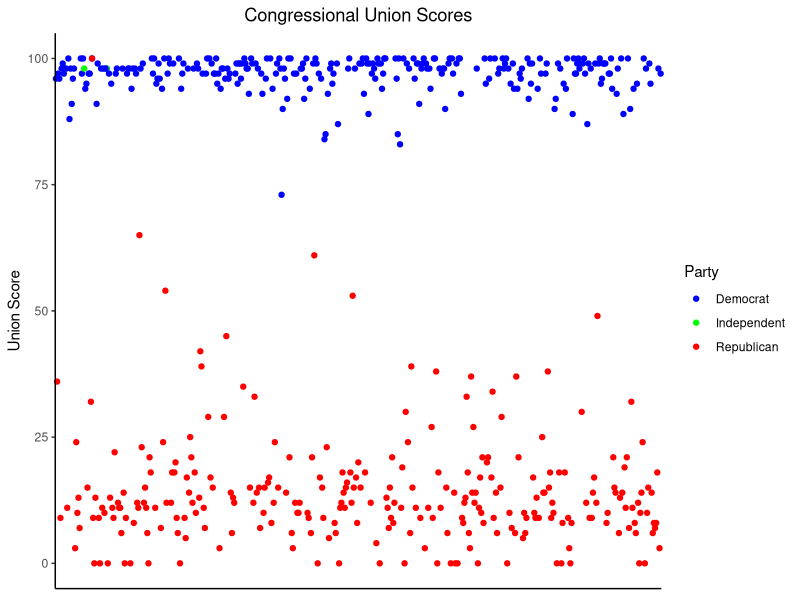
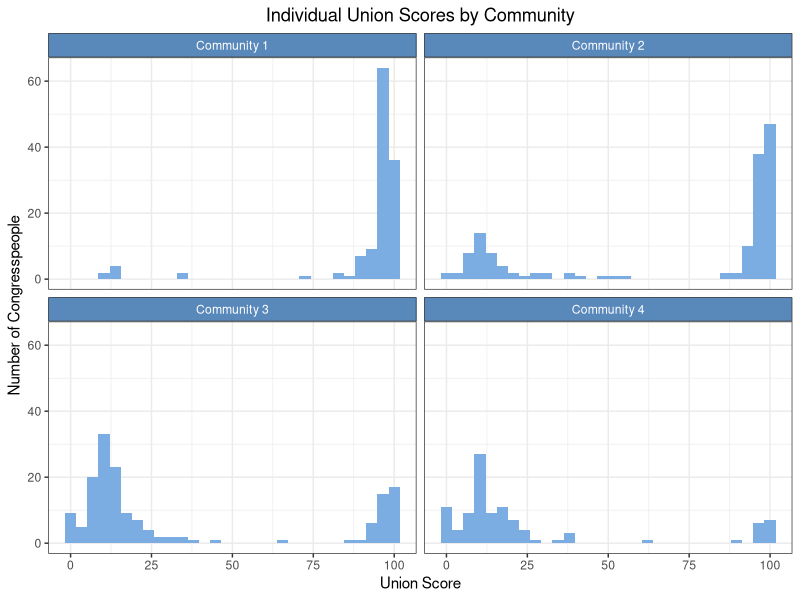
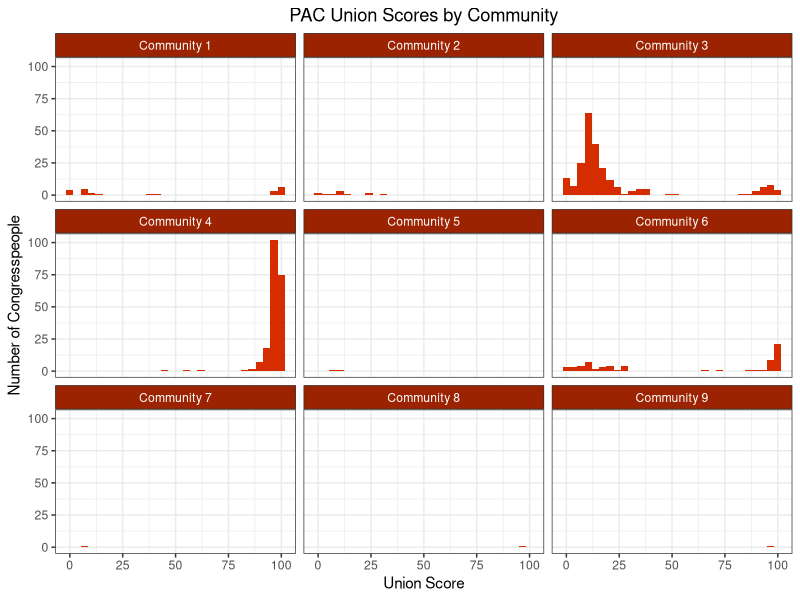
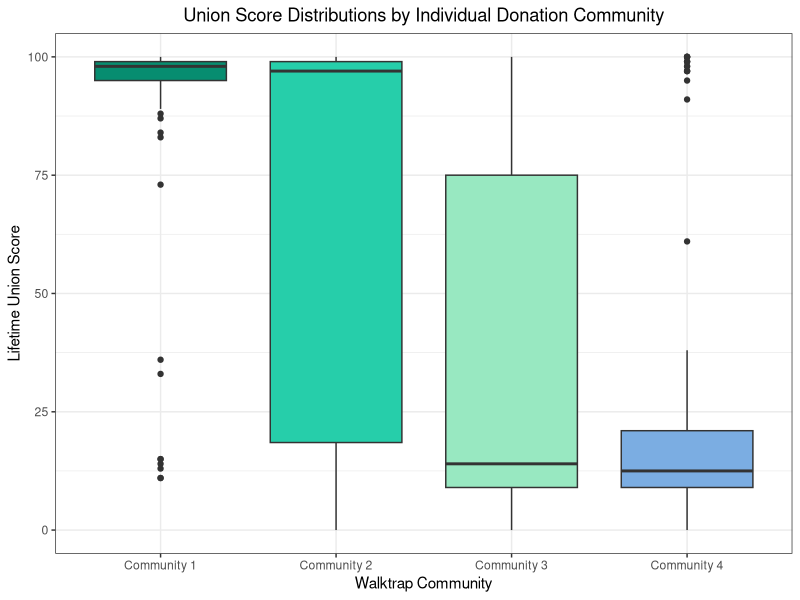
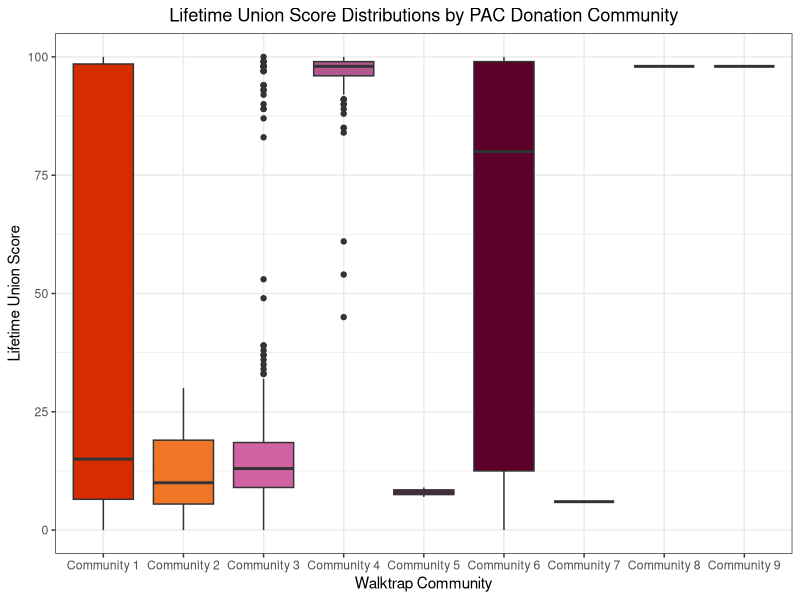
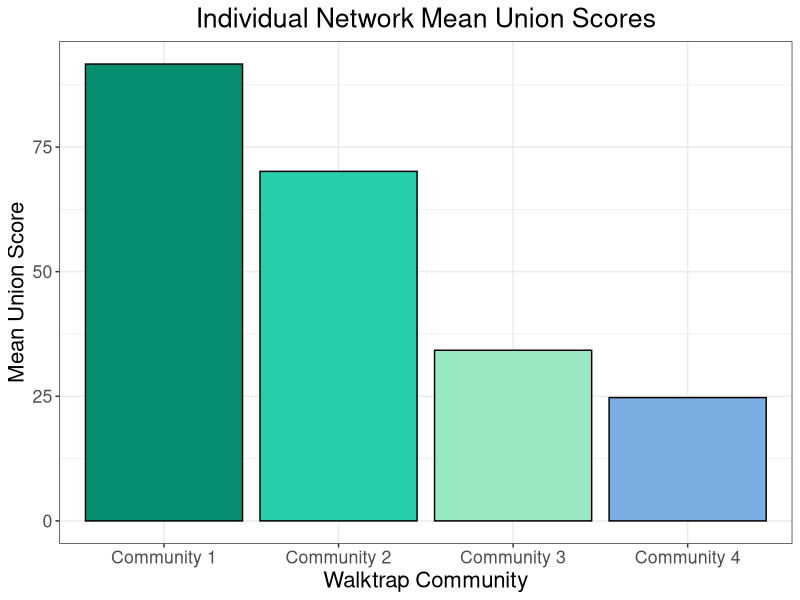
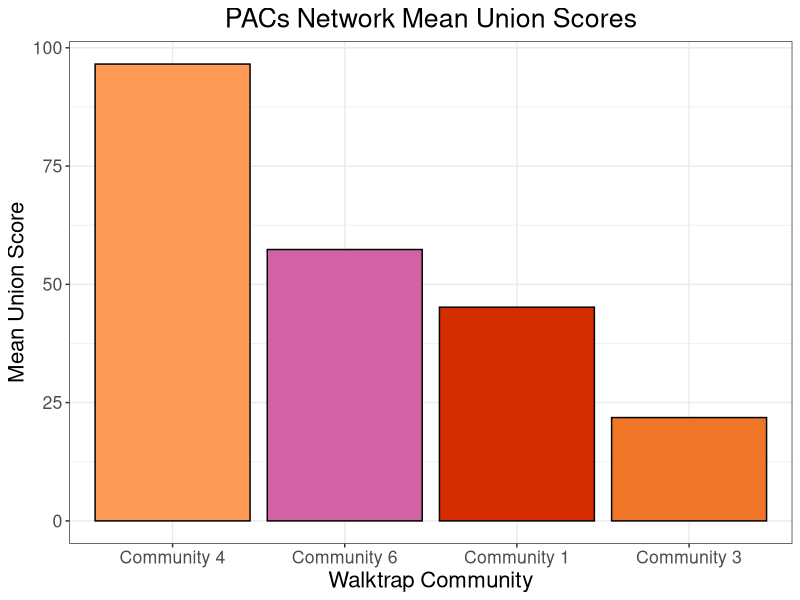

Here is the R script that generated these plots, in order:
## ---- chunk 1
#| echo: false
#| message: false

# This chunk loads any packages we need.
# Because "message: false", any R messages from this chunk do not appear in our paper.

library(kableExtra)
library(parameters)
library(tidyverse)
library(ggplot2)
## ---- chunk 2
individuals = read_csv("./analysis/individual_communities_and_scores.csv", show_col_types = FALSE)
individuals = individuals %>% 
  mutate(party = str_sub(congresspeople, -2, -2)) %>% 
  mutate(community = paste("Community", community))

individuals = individuals %>% 
  drop_na() %>% 
  rename(score = score1) %>% 
  rename(lifetime_score = lifetime_score1)

ggplot(individuals, mapping = aes(x = name, y = lifetime_score, color = party))+
  theme_classic()+
  geom_point() +
  coord_cartesian(clip = "off")+
  scale_color_manual(breaks = c("D", "I", "R"), 
                    values = c("blue", "green", "red"),
                    labels=c("Democrat", "Independent", "Republican")) + 
  labs(title = "Congressional Union Scores",
       y = "Union Score")+
  guides(color = guide_legend(title = "Party"))+
  theme(axis.title.x = element_blank(),
        axis.ticks.x = element_blank(),
        axis.text.x = element_blank(),
        plot.title = element_text(hjust=0.5))

## ---- chunk 3
individuals = read_csv("./analysis/individual_communities_and_scores.csv", show_col_types = FALSE)
pacs = read_csv("./analysis/pac_communities_and_scores.csv", show_col_types = FALSE)
individuals = individuals %>% 
  mutate(party = str_sub(congresspeople, -2, -2)) %>% 
  mutate(community = paste("Community", community))

individuals = individuals %>% 
  drop_na() %>% 
  rename(score = score1) %>% 
  rename(lifetime_score = lifetime_score1)

pacs = pacs %>% 
  drop_na() %>% 
  rename(score = score1) %>% 
  rename(lifetime_score = lifetime_score1) %>% 
  mutate(community = paste("Community", community))

cold_colors <- c("#078D70", "#26CEAA", "#98E8C1", "#7BADE2")
warm_colors <- c("#D52D00", "#EF7627", "#FF9A56", "#D162A4")
warm_colors2 <- c("#D52D00", "#EF7627", "#D162A4", "#B55690", "#A30262", "#5C0029", "#2D080A", "#7C3626", "#FF9A56")

## ---- chunk 4
ggplot(individuals, mapping = aes(x = lifetime_score))+
  theme_bw()+
  geom_histogram(fill="#7BADE2")+
  ggtitle("Individual Union Scores by Community")+
  labs(y = "Number of Congresspeople", x = "Union Score")+
  theme(plot.title = element_text(hjust=0.5),
        strip.background =element_rect(fill="#5988ba"),
        strip.text = element_text(colour = 'white'))+
  facet_wrap(~community)
## ---- chunk 5
ggplot(pacs, mapping = aes(x = lifetime_score))+
  theme_bw()+
  geom_histogram(fill=warm_colors[1])+
  ggtitle("PAC Union Scores by Community")+
  labs(y = "Number of Congresspeople", x = "Union Score")+
  theme(plot.title = element_text(hjust=0.5),
        strip.background =element_rect(fill="#9c2302"),
        strip.text = element_text(colour = 'white'))+
  facet_wrap(~community)

## ---- chunk 6
ggplot(individuals, mapping = aes(x = community, y = lifetime_score, fill=community))+
  scale_fill_manual(values = cold_colors) +
  geom_boxplot(alpha=1, show.legend = FALSE)+ #alpha is transparency
  labs(title = "Union Score Distributions by Individual Donation Community",
       x = "Walktrap Community",
       y = "Lifetime Union Score")+
  theme_bw()+
  theme(plot.title = element_text(hjust = 0.5))
  
## ---- chunk 7
ggplot(pacs, mapping = aes(x = community, y = lifetime_score, fill=community))+
  scale_fill_manual(values = warm_colors2) +
  geom_boxplot(alpha=1, show.legend = FALSE)+ #alpha is transparency
  labs(title = "Lifetime Union Score Distributions by PAC Donation Community",
       x = "Walktrap Community",
       y = "Lifetime Union Score")+
  theme_bw()+
  theme(plot.title = element_text(hjust = 0.5))

## ---- chunk 8
individual_means = individuals %>% 
  group_by(community) %>% 
  summarize(community_mean = mean(lifetime_score))

  ggplot(individual_means, mapping = aes(x = reorder(community, -community_mean), y = community_mean, fill = community))+
    theme_bw()+
    theme(plot.title = element_text(hjust=0.5),
          text=element_text(size=16, family="sans"))+
    scale_fill_manual(values=cold_colors)+
    ggtitle("Individual Network Mean Union Scores")+
    labs(y = "Mean Union Score", x = "Walktrap Community")+
    geom_bar(stat="identity", show.legend = FALSE, color="black")
## ---- chunk 9
individual_anova = aov(lifetime_score ~ community, data = individuals)
summary(individual_anova)

## ---- chunk 10
pacs = pacs %>% 
  group_by(community) %>%
  filter(community != "Community 5") %>%
  filter(community != "Community 2") %>% 
  filter(community != "Community 7") %>% 
  filter(community != "Community 8") %>%
  filter(community != "Community 9") 

pacs_means = pacs %>% 
  summarize(community_mean = mean(lifetime_score))

ggplot(pacs_means, mapping = aes(x = reorder(community, -community_mean), y = community_mean, fill = community))+
  theme_bw()+
  theme(plot.title = element_text(hjust=0.5),
        text=element_text(size=16,  family="sans"))+
  scale_fill_manual(values=warm_colors)+
  ggtitle("PACs Network Mean Union Scores")+
  labs(y = "Mean Union Score", x = "Walktrap Community")+
  geom_bar(stat="identity", show.legend = FALSE, color="black")

## ---- chunk 11
pacs_anova = aov(lifetime_score ~ community, data = pacs)
summary(pacs_anova)
